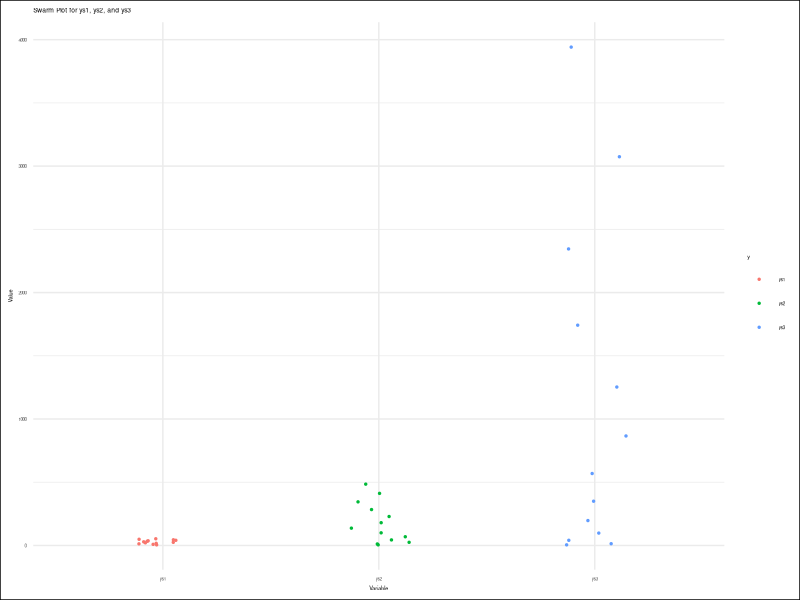

Generate this figure with R:
# Load required libraries
library(readr)
library(tidyr)
library(ggplot2)

# Read data from CSV file
series <- read_csv(
  "series.csv",
  show_col_types = FALSE)

# Melt the series to long format for swarmplot
series_longer <- series %>%
  gather(key = "y", value = "value", -xs)

# Define custom colors (unused)
custom_colors <- c("red", "green", "blue")

# Define softer colors
# Light pink, Sky blue, Gold
soft_colors <- c("#FFB6C1", "#87CEEB", "#FFD700")

# Create swarmplot using ggplot2 with custom colors
plot <- ggplot(
    series_longer,
    aes(x = y, y = value, color = y)) +
  geom_point(
    position = position_jitterdodge(
      jitter.width = 0.3, jitter.height = 0),
    size = 0.5) +
  scale_fill_manual(values = soft_colors) +
  labs(
    x = "Variable", y = "Value",
    title = "Swarm Plot for ys1, ys2, and ys3") +
  theme_minimal() +
  theme(
    plot.background = element_rect(fill = "white"),
    text = element_text(size = 4))

# Save plot as PNG
ggsave("81c-swarm.png", plot,
  width = 800, height = 400, units = "px")
